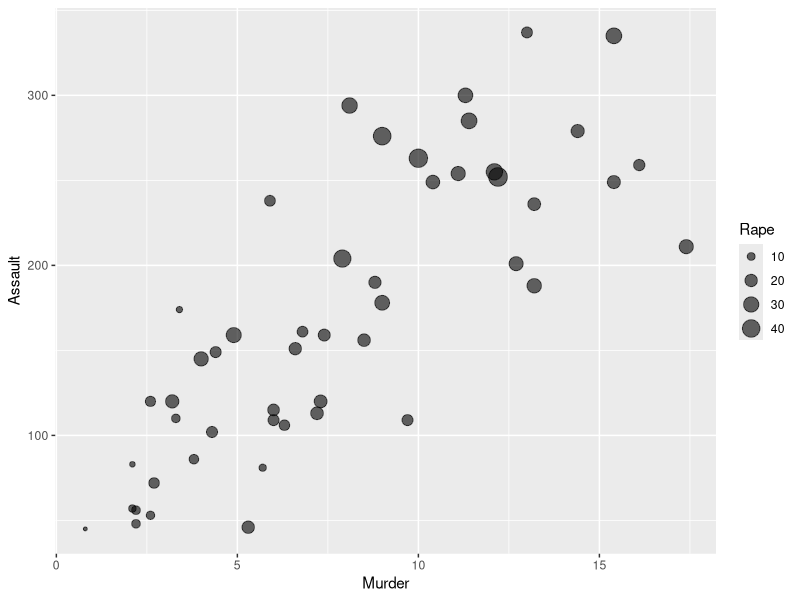

The R source for this figure: (Note: this script raises an error after producing the figure.)
#### Bubble graph using dataset "USArrests"
getwd()
setwd("~/Desktop/DataSci.Assignment")

library(ggplot2)
library(dplyr)

data("USArrests")

USArrests1 <- USArrests
USArrests1

#### basic bubble graph with dataset "USArrests"
USArrests1 %>%
  ggplot(aes(x=Murder, y=Assault, size= Rape)) +
  geom_point(alpha= 0.6)
scale_size(range = c(1, 7)) +
  labs(x="Murder", y= "Assault", size= "Rape")

#### Bubble graph with change in visualization 1
USArrests1 %>%
  arrange(desc(UrbanPop)) %>%
  ggplot(aes(x= Murder, y= Assault, size=Rape, color=UrbanPop)) +
  geom_point(alpha= 0.8) +
  scale_size(range = c(1, 7)) +
  labs(x="Murder", y= "Assault", size= "Rape")

####Bubble graph with change in visualization 2
USArrests1 %>%
  arrange(desc(UrbanPop)) %>%
  ggplot(aes(x= Rape, y= Assault, size=UrbanPop, color=Murder)) +
  geom_point(alpha= 0.8) +
  scale_size(range = c(1, 7)) +
  labs(x="Rape", y= "Assault", size= "UrbanPop")

